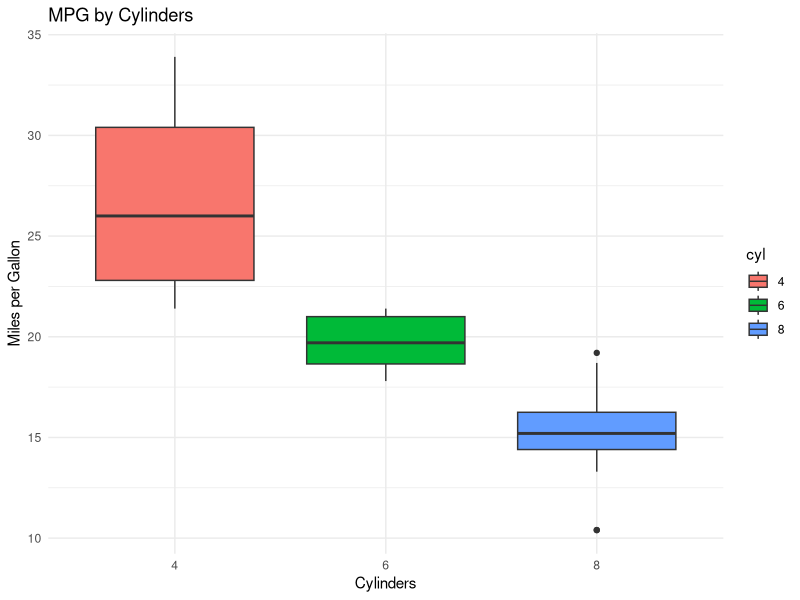
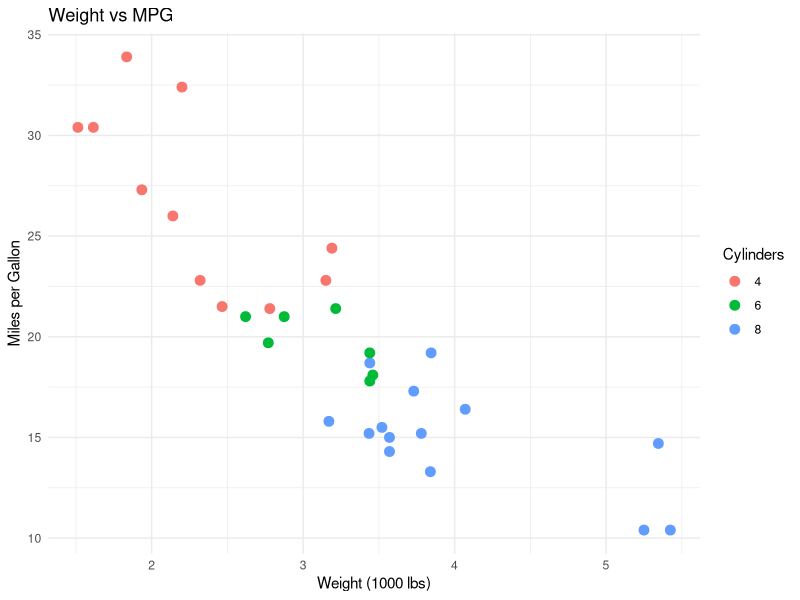

Source code (R) for these figures, in order:
library(ggplot2)
library(dplyr)

load_data <- function() {
  data(mtcars)
  data <- mtcars
  data$cyl <- as.factor(data$cyl)
  data$vs <- as.factor(data$vs)
  data$am <- as.factor(data$am)
  data$gear <- as.factor(data$gear)
  data$carb <- as.factor(data$carb)
  return(data)
}

summarize_data <- function(data) {
  return(summary(data))
}

group_analysis <- function(data) {
  by_cyl <- data %>%
    group_by(cyl) %>%
    summarize(
      count = n(),
      mean_mpg = mean(mpg),
      mean_hp = mean(hp)
    )
  
  by_trans <- data %>%
    group_by(am) %>%
    summarize(
      count = n(),
      mean_mpg = mean(mpg),
      mean_hp = mean(hp)
    )
  
  return(list(by_cyl = by_cyl, by_trans = by_trans))
}

plot_mpg_cyl <- function(data) {
  p <- ggplot(data, aes(x = cyl, y = mpg, fill = cyl)) +
    geom_boxplot() +
    labs(title = "MPG by Cylinders",
         x = "Cylinders",
         y = "Miles per Gallon") +
    theme_minimal()
  
  print(p)
  return(p)
}

plot_scatter <- function(data) {
  p <- ggplot(data, aes(x = wt, y = mpg, color = cyl)) +
    geom_point(size = 3) +
    labs(title = "Weight vs MPG",
         x = "Weight (1000 lbs)",
         y = "Miles per Gallon",
         color = "Cylinders") +
    theme_minimal()
  
  print(p)
  return(p)
}

fit_model <- function(data) {
  model <- lm(mpg ~ wt + hp, data = data)
  return(model)
}

analyze_mtcars <- function() {
  data <- load_data()
  
  cat("Data Summary:\n")
  print(summarize_data(data))
  
  cat("\nAnalysis by cylinder:\n")
  results <- group_analysis(data)
  print(results$by_cyl)
  
  cat("\nAnalysis by transmission:\n")
  print(results$by_trans)
  
  cat("\nCreating visualizations...\n")
  plot_mpg_cyl(data)
  plot_scatter(data)
  
  cat("\nFitting linear model...\n")
  model <- fit_model(data)
  print(summary(model))
}

analyze_mtcars()